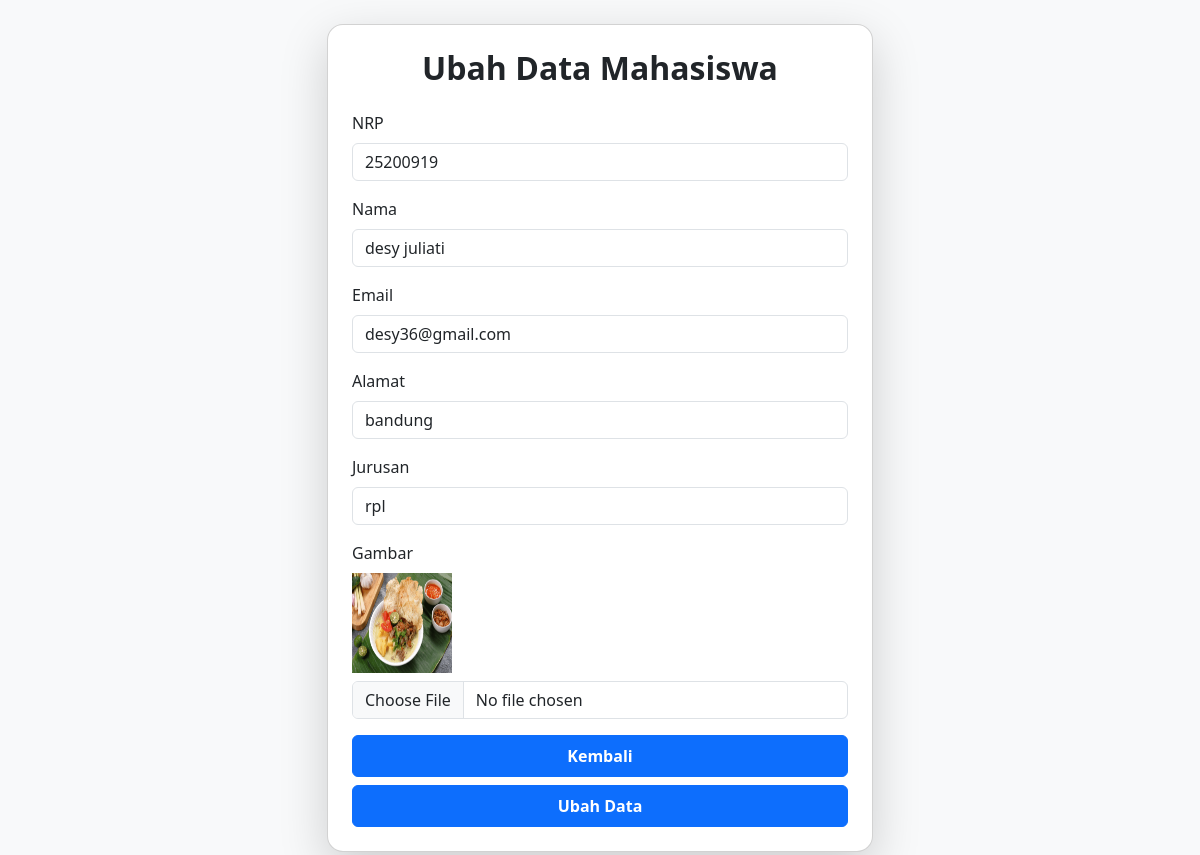
Page /crudai/ubah.php?id=6 on the committed database.
### tables this page shows
CREATE TABLE `mahasiswa` (
  `id` int NOT NULL,
  `nama` varchar(100) NOT NULL,
  `nrp` varchar(20) NOT NULL,
  `email` varchar(100) NOT NULL,
  `jurusan` varchar(100) NOT NULL,
  `gambar` varchar(100) NOT NULL,
  `alamat` varchar(100) NOT NULL
);

### crudai/function.php (called while the page is built, shortened)
<?php
$conn = mysqli_connect("localhost", "root", "", "belajarphp");
function select($query)
{
    global $conn;
    $result = mysqli_query($conn, $query);
    $rows = [];
    while ($row = mysqli_fetch_assoc($result)) {
        $rows[] = $row;
    }
    return $rows;
}

### crudai/ubah.php (the view, shortened to what this page needs)
<?php
require 'function.php';
$id = $_GET['id'];
$mahasiswa = select("SELECT * FROM mahasiswa where id= $id")[0];
?>
<!DOCTYPE html>
<html lang="en">
<head>
    <link href="https://cdn.jsdelivr.net/npm/bootstrap@5.3.2/dist/css/bootstrap.min.css" rel="stylesheet" />
</head>
<body class="bg-light py-4">
    <div class="container">
        <div class="row justify-content-center">
            <div class="col-md-6">
                <div class="card shadow-lg rounded-4">
                    <div class="card-body p-4">
                        <h2 class="text-center mb-4 fw-bold">Ubah Data Mahasiswa</h2>
                        <form action="" method="post" enctype="multipart/form-data">
                            <div class="mb-3">
                                <label for="nrp" class="form-label">NRP</label>
                                <input type="text" name="nrp" id="nrp" class="form-control" value="<?= $mahasiswa['nrp'] ?>" required />
                            </div>
                            <div class="mb-3">
                                <label for="nama" class="form-label">Nama</label>
                                <input type="text" name="nama" id="nama" class="form-control" value="<?= $mahasiswa['nama'] ?>" required />
                            </div>
                            <div class="mb-3">
                                <label for="email" class="form-label">Email</label>
                                <input type="text" name="email" id="email" class="form-control" value="<?= $mahasiswa['email'] ?>" required />
                            </div>
                            <div class="mb-3">
                                <label for="alamat" class="form-label">Alamat</label>
                                <input type="text" name="alamat" id="alamat" class="form-control" value="<?= $mahasiswa['alamat'] ?>" required />
                            </div>
                            <div class="mb-3">
                                <label for="jurusan" class="form-label">Jurusan</label>
                                <input type="text" name="jurusan" id="jurusan" class="form-control" value="<?= $mahasiswa['jurusan'] ?>" required />
                            </div>
                            <div class="mb-3">
                                <label for="gambar" class="form-label">Gambar</label>
                                <img src="img/<?= $mahasiswa['gambar'] ?>" alt="<?= $mahasiswa['gambar'] ?>" width="100" height="100" class="d-block mb-2">
                                <input type="file" name="gambar" id="gambar" class="form-control" />
                            </div>
                            <a href="index.php" class="btn btn-primary fw-semibold py-2 w-100 mb-2">Kembali</a>
                            <button type="submit" name="submit" class="btn btn-primary w-100 py-2 fw-semibold">Ubah Data</button>
                        </form>
                    </div>
                </div>
            </div>
        </div>
    </div>
</body>
</html>

### rows in the picture
mahasiswa: nrp "25200919", nama "desy juliati", email "desy36@gmail.com", alamat "bandung", jurusan "rpl", gambar (picture)
